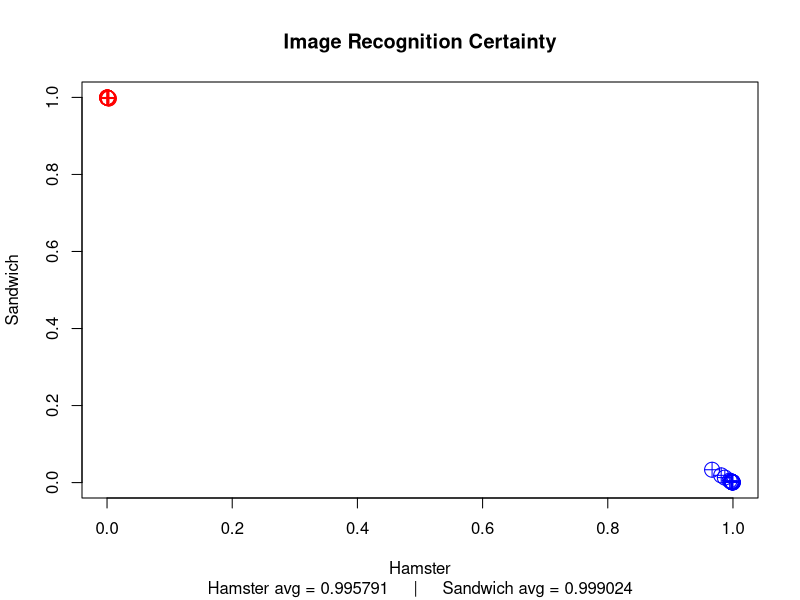
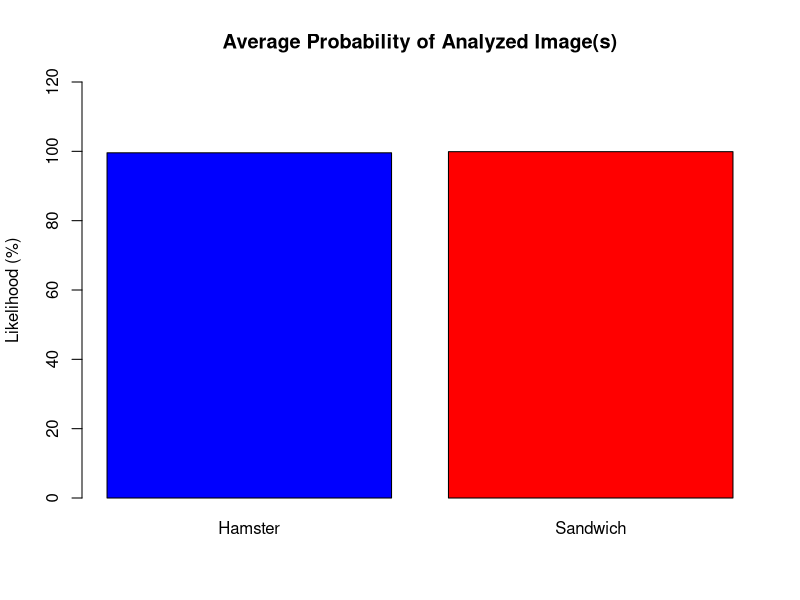

These figures' R source, in order:
# _                         _            
#| |                       | |           
#| |__   __ _ _ __ ___  ___| |_ ___ _ __ 
#| '_ \ / _` | '_ ` _ \/ __| __/ _ \ '__|
#| | | | (_| | | | | | \__ \ ||  __/ |   
#|_| |_|\__,_|_| |_| |_|___/\__\___|_| 
#
#                     _          _      _     
#                    | |        (_)    | |    
# ___  __ _ _ __   __| |_      ___  ___| |__  
#/ __|/ _` | '_ \ / _` \ \ /\ / / |/ __| '_ \ 
#\__ \ (_| | | | | (_| |\ V  V /| | (__| | | |
#|___/\__,_|_| |_|\__,_| \_/\_/ |_|\___|_| |_|

Sys.sleep(2)

#        _           _
#      (`-`;-"```"-;`-`)
#       \.'         './
#       /             \
#       ;   0     0   ;
#      /| =         = |\
#     ; \   '._Y_.'   / ;
#    ;   `-._ \|/ _.-'   ;
#   ;        `"""`        ;
#   ;    `""-.   .-""`    ;
#   /;  '--._ \ / _.--   ;\
#  :  `.   `/|| ||\`   .'  :
#   '.  '-._       _.-'   .'
#   (((-'`  `"""""`   `'-)))
#
#                    _.---._
#                _.-~       ~-._
#            _.-~               ~-._
#        _.-~                       ~---._
#    _.-~                                 ~\
# .-~                                    _.;
# :-._                               _.-~./
# }-._~-._                   _..__.-~_.-~ )
# `-._~-._~-._              /   ...-~H.-~
#     ~_...._\.        _.-~ .::::  //
#         ~-. \`--...--~ _.-~__...==~
#            \.`--...---+-~~~~~
#              ~-..----~



#library(reticulate)
#library(readxl)

Sys.sleep(2)

# read csv file into a data frame
data <- read.csv("results.csv")
print(data)

hamsterImages <- subset(data, Hamster >= 0.5) # recognized as a hamster
sandwichImages <- subset(data, Sandwich >= 0.5) # recognized as a sandwich

hamsterProb <- mean(hamsterImages$Hamster)
SandwichProb <- mean(sandwichImages$Sandwich)
print(hamsterProb)
print(SandwichProb)

# graph the data
graphSub <- sprintf(
  "%s%f%s%f", 
  "Hamster avg = ", 
  hamsterProb, 
  "     |     Sandwich avg = ", 
  SandwichProb)
plot(
  hamsterImages, 
  ylim=c(0, 1), 
  xlim=c(0, 1), 
  col="blue", 
  main="Image Recognition Certainty", 
  sub=graphSub, 
  cex=2, 
  pch=10)
points(
  sandwichImages, 
  col="red", 
  cex=2, 
  pch=10)
barplot(
  ylim = c(0,120),
  main = 'Average Probability of Analyzed Image(s)',
  c(mean(hamsterProb)*100, mean(SandwichProb)*100),
  names.arg = c('Hamster', 'Sandwich'),
  ylab = 'Likelihood (%)',
  col = c('Blue','Red')
)